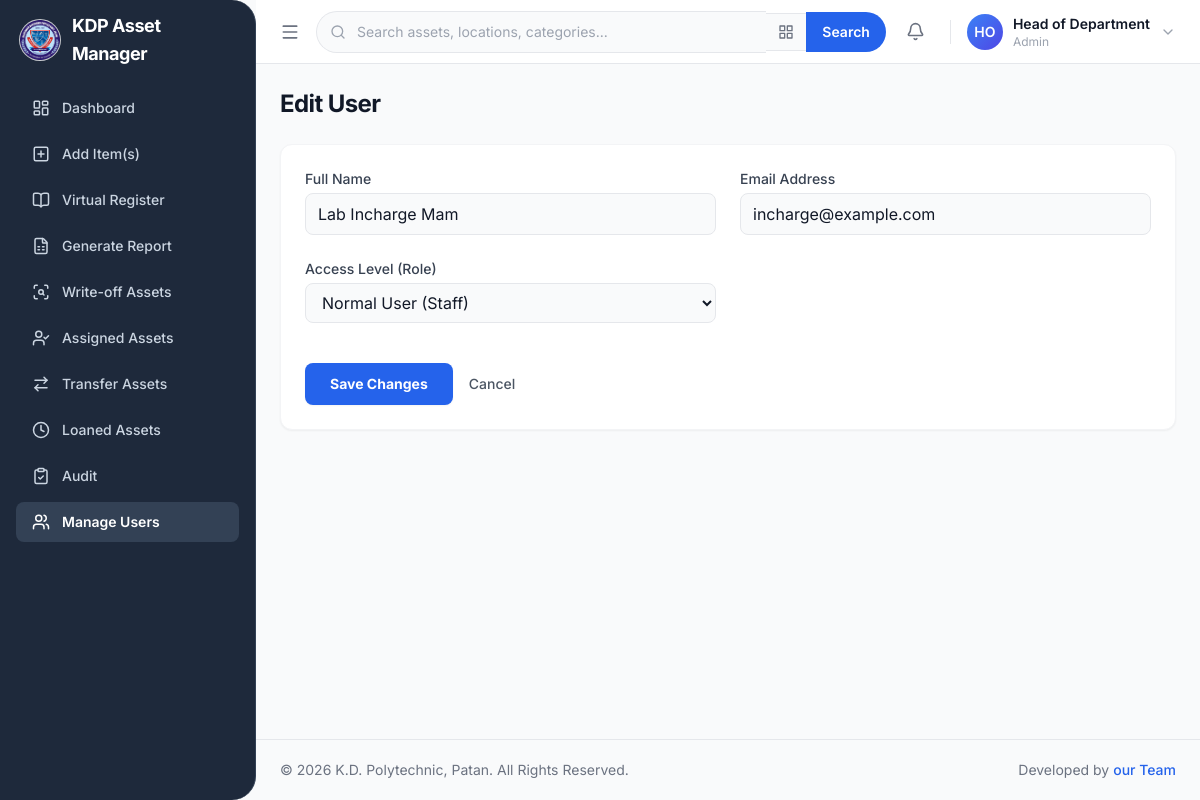
Screenshot of /edit_user.php?id=2 (signed in) with the database file from the repository.
### tables this page shows
CREATE TABLE IF NOT EXISTS users (
    id INT AUTO_INCREMENT PRIMARY KEY,
    full_name VARCHAR(100) NOT NULL,
    email VARCHAR(100) NOT NULL UNIQUE,
    password_hash VARCHAR(255) NOT NULL,
    role ENUM('admin', 'staff') DEFAULT 'staff',
    email_verified TINYINT(1) NOT NULL DEFAULT 1,
    email_verified_at DATETIME NULL DEFAULT NULL,
    verification_token VARCHAR(64) NULL DEFAULT NULL,
    verification_token_expires DATETIME NULL DEFAULT NULL,
    password_otp VARCHAR(255) NULL DEFAULT NULL,
    password_otp_expires DATETIME NULL DEFAULT NULL,
    created_at TIMESTAMP DEFAULT CURRENT_TIMESTAMP
);

### edit_user.php (the view, shortened to what this page needs)
<?php
require 'db.php';
$user_id_to_edit = isset($_GET['id']) ? (int)$_GET['id'] : 0;
$stmt = $conn->prepare("SELECT full_name, email, role FROM users WHERE id = ?");
$stmt->bind_param("i", $user_id_to_edit);
$stmt->execute();
$result = $stmt->get_result();
$user = $result->fetch_assoc();
?>
<!DOCTYPE html>
<html lang="en">
<head>
<script src="https://cdn.tailwindcss.com"></script>
    <link rel="stylesheet" href="loader/loader.css" />
  <link rel="stylesheet" href="notifications.css" />
<body class="h-screen bg-gray-50 text-gray-900 antialiased">
<div class="h-screen flex overflow-hidden">
  <?php include 'sidebar.php'; ?>
  <div id="mainContent" class="flex-1 flex flex-col min-w-0 lg:ml-64 transition-all duration-300 ease-in-out h-screen overflow-hidden">
    <?php include 'topbar.php'; ?>
    <div class="flex-1 overflow-y-auto flex flex-col">
      <main class="flex-1 bg-gray-50 p-4 lg:p-6">
        <div class="max-w-4xl mx-auto">
          <h1 class="text-2xl font-bold text-gray-900 tracking-tight mb-6">Edit User</h1>
          <div class="bg-white rounded-xl shadow-sm border border-gray-100 p-6">
            <form action="edit_user.php" method="POST" class="grid grid-cols-1 md:grid-cols-2 gap-6">
              <div>
                <label for="full_name" class="block text-sm font-medium text-gray-700 mb-1">Full Name</label>
                <input type="text" name="full_name" id="full_name" required class="w-full px-3 py-2 bg-gray-50 border border-gray-200 rounded-lg" value="<?php echo htmlspecialchars($user['full_name']); ?>">
              </div>
              <div>
                <label for="email" class="block text-sm font-medium text-gray-700 mb-1">Email Address</label>
                <input type="email" name="email" id="email" required class="w-full px-3 py-2 bg-gray-50 border border-gray-200 rounded-lg" value="<?php echo htmlspecialchars($user['email']); ?>">
              </div>
              <div>
                <label for="role" class="block text-sm font-medium text-gray-700 mb-1">Access Level (Role)</label>
                <select name="role" id="role" required class="w-full px-3 py-2 bg-gray-50 border border-gray-200 rounded-lg">
                  <option value="staff" <?php echo ($user['role'] === 'staff') ? 'selected' : ''; ?>>Normal User (Staff)</option>
                </select>
              </div>
              <div class="md:col-span-2 mt-4 flex items-center gap-4">
                <button type="submit" class="w-full sm:w-auto inline-flex justify-center items-center px-6 py-2.5 border border-transparent text-sm font-bold rounded-lg shadow-sm text-white bg-blue-600 hover:bg-blue-700">
                  Save Changes
                </button>
                <a href="manage-users.php" class="text-sm font-medium text-gray-600 hover:text-gray-900">Cancel</a>
              </div>
            </form>
          </div>
        </div>
      </main>
      <?php include 'footer.php'; ?>
    </div>
  </div>
</div>
</html>

### notifications.css (style rules this page uses)
html, body { max-width: 100%; }

### edit_user.php (style rules this page uses)
html, body { font-family: 'Inter', sans-serif; }

### rows the page displays
users: full_name "Lab Incharge Mam", email "incharge@example.com", role "Normal User (Staff)"

### other values shown
getInitials($_SESSION['user_name']) "HO"
$_SESSION['user_name'] "Head of Department"
$_SESSION['role'] "Admin"
